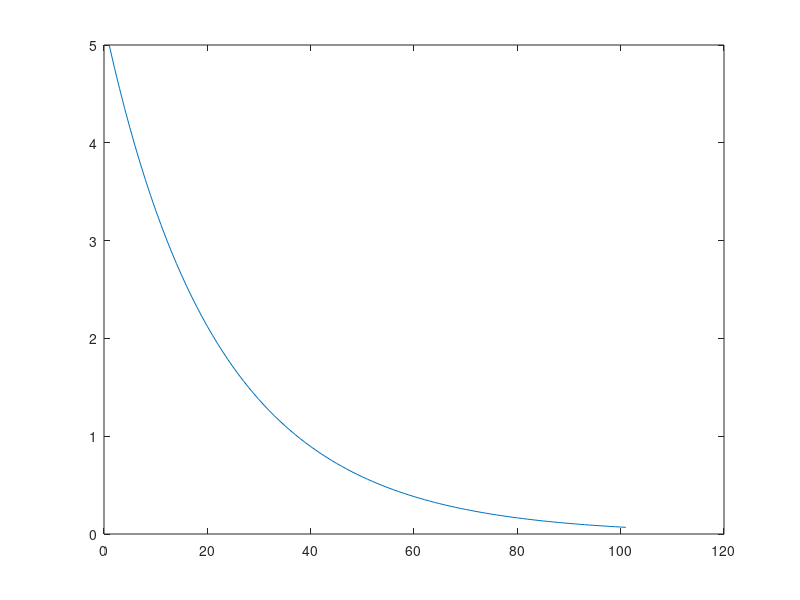

Write MATLAB code to recreate this figure.
clear
close all

a = 0.09;
Kt = 10;
b = 1;

% syms v
% 
% % Equacoes a resolver
% Equacao = a*v*(1-v/Kt) == 0;
% Equacao_pos = a*v*(1-v/Kt) > 0;
% Equacao_neg = a*v*(1-v/Kt) < 0;
% 
% % Soluções das equações
% V_eq = solve(Equacao, v);
% V_pos = solve(Equacao_pos, v, 'ReturnConditions', true);
% V_neg = solve(Equacao_neg, v, 'ReturnConditions', true);
% 
% % escrever os resultados
% disp('Pontos no equilíbrio:')
% disp(V_eq)
% disp('Intervalo em que a derivada é positiva:')
% disp(V_pos.conditions)
% disp('Intervalo em que a derivada é negativa:')
% disp(V_neg.conditions)

% determinar V(h) tal que
% V'(h) =  a*V*(1-V/Kt) - b*u*V
% passo:
h = 0.1;
V = zeros(1, 10/h+1);

%testar cenas
V(1) = 5; %?
u = 0.5
for k = 1:length(V)-1
   V(k+1) = V(k) + h*(a*V(k)*(1-V(k)/Kt) - b*u*V(k));
end
plot(1:length(V), V)

% para testar tudo
% for n = 1:10
%     figure(n)
%     % cond. ini.: 
%     V(1) = n; %?
%     for u = 0:0.01:1
%         for k = 1:length(V)-1
%             V(k+1) = V(k) + h*(a*V(k)*(1-V(k)/Kt) - b*u*V(k));
%         end
%         plot(1:length(V), V)
%         hold on
% 
%     end
% end
